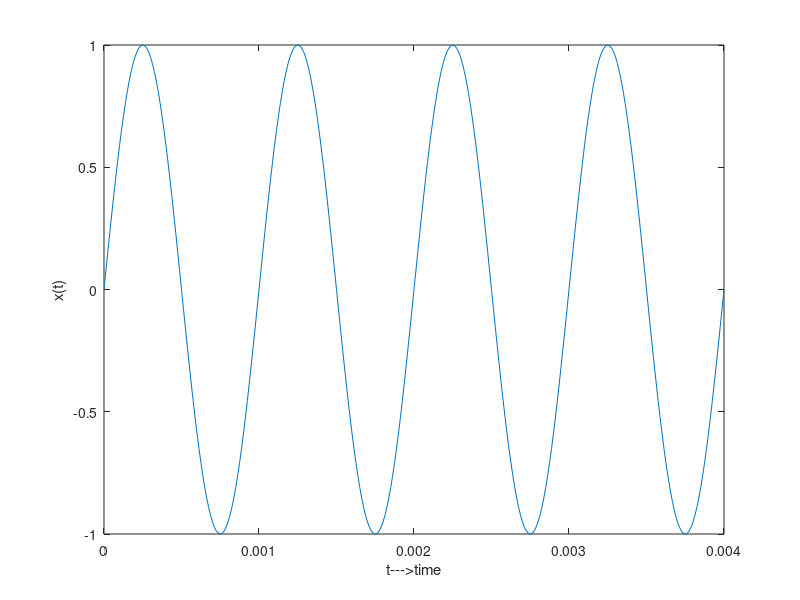
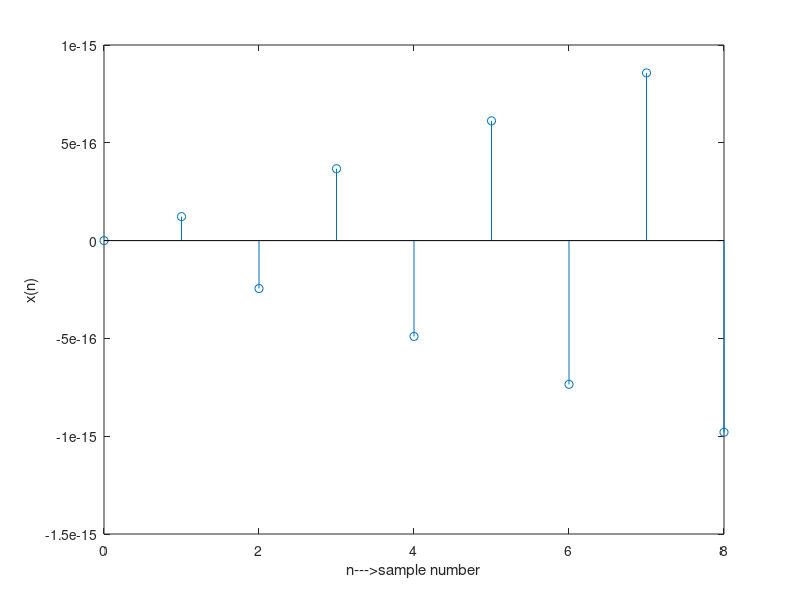
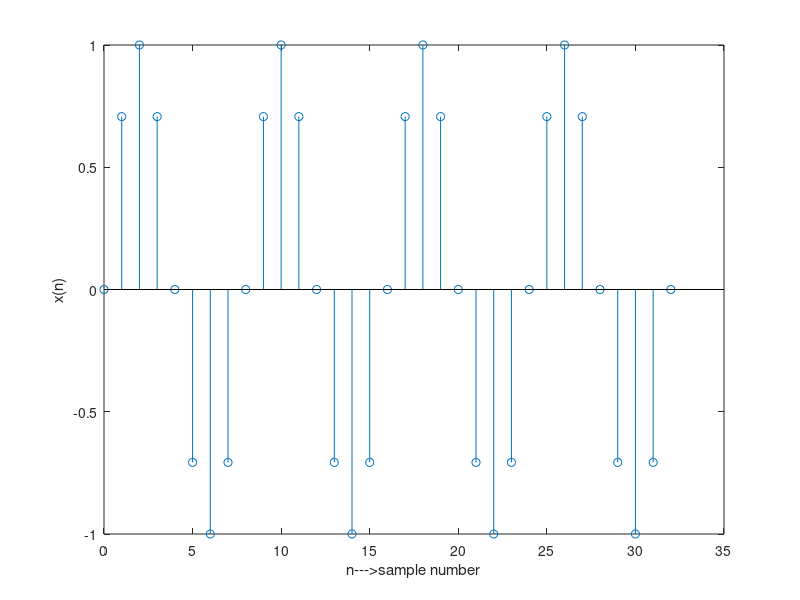
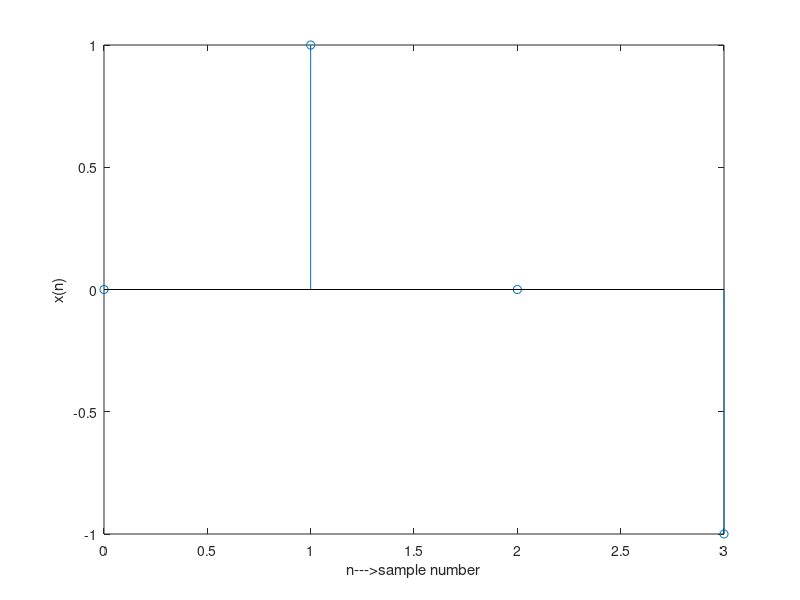

Write MATLAB code to recreate these figures, in order.
clc;
clear all;

% Continuous / Anlog Sine wave  x(t) = sin(2*pi*f*t)
%
A = 1;
f = 1000;
T = 1/f;

%t = [0 : T/8 : 4*T];
t = [0 : T/80 : 4*T];

%sine_vect = A*sin((2*pi*f*t)+(pi/4));
sine_vect = A*sin((2*pi*f*t));

%figure(4); stem(t,sine_vect);xlabel('freq');ylabel('x(t)');
figure(1); plot(t,sine_vect);xlabel('t--->time');ylabel('x(t)');




% sampled / Digital sine wave
% x(nTs) = sin(2*pi*f*n*Ts) = sin(2*pi*Ts/T*n) = sin(2*pi*f/Fs*n) =  sin(2*pi*(1/N)*n)
% N = Fs/f = T/Ts

Fs = 2000;
Ts = 1/Fs;
N = T/Ts;
printf("N is %d %d %d\n",Fs/f,T/Ts,N);
n = [ 0 :  1 : 4*N];

sampled_sine_vect = A*sin((2*pi*(f/Fs)*n));

figure(2); stem(n,sampled_sine_vect);xlabel('n--->sample number');ylabel('x(n)');



%over sampled signal
Fs = 8000;
Ts = 1/Fs;
N = T/Ts;
n = [ 0 :  1 : 4*N];

sampled_sine_vect2 = A*sin((2*pi*(f/Fs)*n));

figure(3); stem(n,sampled_sine_vect2);xlabel('n--->sample number');ylabel('x(n)');



%under sampled signal
Fs = 800;
Ts = 1/Fs;
N = T/Ts;
n = [ 0 :  1 : 4*N];

sampled_sine_vect3 = A*sin((2*pi*(f/Fs)*n));

figure(4); stem(n,sampled_sine_vect3);xlabel('n--->sample number');ylabel('x(n)');



prompt = 'Do you want to close? Y/N [Y] ';
str = input(prompt,'s');
if isempty(str)
    str = 'Y';
end
close all;
